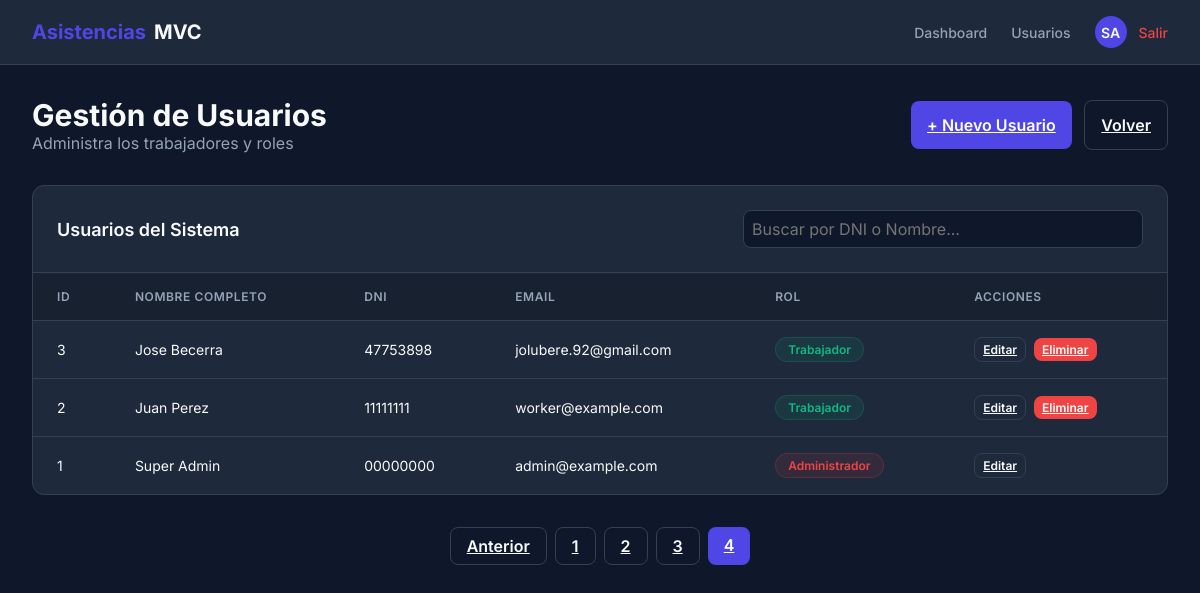
The page /admin/users?page=4 (signed in) on the database its author committed.
### tables this page shows
CREATE TABLE `users` (
  `id` int(11) NOT NULL,
  `role_id` int(11) NOT NULL,
  `dni` varchar(20) NOT NULL,
  `first_name` varchar(100) NOT NULL,
  `last_name` varchar(100) NOT NULL,
  `email` varchar(100) NOT NULL,
  `password` varchar(255) NOT NULL,
  `created_at` timestamp NOT NULL DEFAULT current_timestamp(),
  `updated_at` timestamp NOT NULL DEFAULT current_timestamp() ON UPDATE current_timestamp()
);

CREATE TABLE `roles` (
  `id` int(11) NOT NULL,
  `name` varchar(50) NOT NULL,
  `description` varchar(255) DEFAULT NULL
);

### system/bootstrap.php (called while the page is built, shortened)
<?php
spl_autoload_register(function ($class) {
    $prefix = '';
    $base_dir = '';
    if (strpos($class, 'App\\') === 0) {
        $prefix = 'App\\';
        $base_dir = APPPATH;
    } elseif (strpos($class, 'System\\') === 0) {
        $prefix = 'System\\';
        $base_dir = SYSTEMPATH;
    }
    if ($prefix !== '') {
        $len = strlen($prefix);
        $relative_class = substr($class, $len);
        $file = $base_dir . str_replace('\\', '/', $relative_class) . '.php';
    }
});
$router = new \System\Router\Router();
$url = isset($_GET['url']) ? rtrim($_GET['url'], '/') : '/';
$router->dispatch($url);

### app/Controllers/Admin.php (called while the page is built, shortened)
<?php
class Admin extends Controller {
    public function users() {
        $model = new User();
        $limit = 10;
        $page = isset($_GET['page']) && is_numeric($_GET['page']) ? (int)$_GET['page'] : 1;
        $offset = ($page - 1) * $limit;
        $search = isset($_GET['search']) ? trim($_GET['search']) : '';
        $totalUsers = $model->countAllUsers($search);
        $totalPages = ceil($totalUsers / $limit);
        $users = $model->getPaginatedUsers($limit, $offset, $search);
        $this->view('admin/users', [
            'users' => $users,
            'currentPage' => $page,
            'totalPages' => $totalPages,
            'search' => $search
        ]);
    }
}

### public/index.php (called while the page is built, shortened)
<?php
require_once SYSTEMPATH . 'bootstrap.php';

### system/Core/Model.php (called while the page is built, shortened)
<?php
class Model {
    public function __construct() {
        $config = new Database();
        try {
            $dsn = "mysql:host={$config->host};dbname={$config->dbname};charset=utf8mb4";
            $this->db = new PDO($dsn, $config->username, $config->password, [
                PDO::ATTR_ERRMODE => PDO::ERRMODE_EXCEPTION,
                PDO::ATTR_DEFAULT_FETCH_MODE => PDO::FETCH_ASSOC,
                PDO::ATTR_EMULATE_PREPARES => false,
            ]);
        } catch (PDOException $e) {
            die("Database connection failed: " . $e->getMessage());
        }
    }
}

### app/Models/User.php (called while the page is built, shortened)
<?php
class User extends Model {
    public function countAllUsers($search = '') {
        if ($search) {
            $stmt = $this->db->prepare("SELECT COUNT(*) FROM users WHERE dni LIKE ? OR first_name LIKE ? OR last_name LIKE ?");
            $searchTerm = "%$search%";
            $stmt->execute([$searchTerm, $searchTerm, $searchTerm]);
            return $stmt->fetchColumn();
        } else {
            $stmt = $this->db->query("SELECT COUNT(*) FROM users");
            return $stmt->fetchColumn();
        }
    }
    public function getPaginatedUsers($limit, $offset, $search = '') {
        if ($search) {
            $stmt = $this->db->prepare("SELECT u.*, r.name as role_name FROM users u JOIN roles r ON u.role_id = r.id WHERE u.dni LIKE ? OR u.first_name LIKE ? OR u.last_name LIKE ? ORDER BY u.id DESC LIMIT ? OFFSET ?");
            $searchTerm = "%$search%";
            $stmt->bindValue(1, $searchTerm, \PDO::PARAM_STR);
            $stmt->bindValue(2, $searchTerm, \PDO::PARAM_STR);
            $stmt->bindValue(3, $searchTerm, \PDO::PARAM_STR);
            $stmt->bindValue(4, $limit, \PDO::PARAM_INT);
            $stmt->bindValue(5, $offset, \PDO::PARAM_INT);
            $stmt->execute();
            return $stmt->fetchAll();
        } else {
            $stmt = $this->db->prepare("SELECT u.*, r.name as role_name FROM users u JOIN roles r ON u.role_id = r.id ORDER BY u.id DESC LIMIT ? OFFSET ?");
            $stmt->bindValue(1, $limit, \PDO::PARAM_INT);
            $stmt->bindValue(2, $offset, \PDO::PARAM_INT);
            $stmt->execute();
            return $stmt->fetchAll();
        }
    }
}

### app/Views/admin/users.php (the view, shortened to what this page needs)
<!DOCTYPE html>
<html lang="es">
<head>
    <link rel="stylesheet" href="<?= BASE_URL ?>public/css/style.css">
</head>
<body>
    <?php include APPPATH . 'Views/partials/navbar.php'; ?>
    <div class="container">
        <div class="page-header">
            <div>
                <h1 class="page-title">Gestión de Usuarios</h1>
                <p style="color: var(--text-muted);">Administra los trabajadores y roles</p>
            </div>
            <div>
                <a href="<?= BASE_URL ?>admin/users/create" class="btn btn-primary" style="width: auto; margin-right: 0.5rem;">+ Nuevo Usuario</a>
                <a href="<?= BASE_URL ?>admin/dashboard" class="btn btn-outline" style="width: auto;">Volver</a>
            </div>
        </div>
        <div class="table-container">
            <div class="card-header" style="display: flex; justify-content: space-between; align-items: center; flex-wrap: wrap; gap: 1rem;">
                <h3 style="margin: 0;">Usuarios del Sistema</h3>
                <form action="<?= BASE_URL ?>admin/users" method="GET" style="display: flex; gap: 0.5rem; max-width: 400px; width: 100%;">
                    <input type="text" name="search" class="form-control" placeholder="Buscar por DNI o Nombre..." value="<?= htmlspecialchars($search) ?>" style="padding: 0.5rem; margin: 0;">
                </form>
            </div>
            <table>
                <thead>
                    <tr>
                        <th>ID</th>
                        <th>Nombre Completo</th>
                        <th>DNI</th>
                        <th>Email</th>
                        <th>Rol</th>
                        <th>Acciones</th>
                    </tr>
                </thead>
                <tbody>
                    <?php foreach ($users as $user): ?>
                    <tr>
                        <td><?= $user['id'] ?></td>
                        <td><?= htmlspecialchars($user['first_name'] . ' ' . $user['last_name']) ?></td>
                        <td><?= htmlspecialchars($user['dni']) ?></td>
                        <td><?= htmlspecialchars($user['email']) ?></td>
                        <td>
                            <?php if ($user['role_id'] == 1): ?>
                                <span class="badge badge-danger"><?= htmlspecialchars($user['role_name']) ?></span>
                            <?php else: ?>
                                <span class="badge badge-success"><?= htmlspecialchars($user['role_name']) ?></span>
                            <?php endif; ?>
                        </td>
                        <td>
                            <a href="<?= BASE_URL ?>admin/users/edit/<?= $user['id'] ?>" class="btn btn-outline" style="padding: 0.25rem 0.5rem; font-size: 0.75rem; width: auto; margin-right: 0.25rem;">Editar</a>
                            <?php if ($user['id'] != $_SESSION['user_id']): ?>
                                <a href="<?= BASE_URL ?>admin/users/delete/<?= $user['id'] ?>?csrf_token=<?= $_SESSION['csrf_token'] ?>" class="btn btn-danger" style="padding: 0.25rem 0.5rem; font-size: 0.75rem; width: auto;" onclick="return confirm('¿Eliminar usuario?');">Eliminar</a>
                            <?php endif; ?>
                        </td>
                    </tr>
                    <?php endforeach; ?>
                </tbody>
            </table>
        </div>
        <?php if ($totalPages > 1): ?>
        <?php $searchQuery = !empty($search) ? '&search=' . urlencode($search) : ''; ?>
        <div class="pagination-container" style="display: flex; justify-content: center; gap: 0.5rem; margin-top: 2rem;">
            <?php if ($currentPage > 1): ?>
                <a href="<?= BASE_URL ?>admin/users?page=<?= $currentPage - 1 ?><?= $searchQuery ?>" class="btn btn-outline" style="width: auto; padding: 0.5rem 1rem;">Anterior</a>
            <?php endif; ?>
            <?php for ($i = 1; $i <= $totalPages; $i++): ?>
                <a href="<?= BASE_URL ?>admin/users?page=<?= $i ?><?= $searchQuery ?>" class="btn <?= $i === $currentPage ? 'btn-primary' : 'btn-outline' ?>" style="width: auto; padding: 0.5rem 1rem;"><?= $i ?></a>
            <?php endfor; ?>
        </div>
        <?php endif; ?>
    </div>
    <?php include APPPATH . 'Views/partials/footer.php'; ?>

### system/Router/Router.php (shortened to what this page needs)
<?php
class Router {
    private $routes = [];
    public function add($route, $params) {
        $this->routes[$route] = $params;
    }
    public function dispatch($url) {
        foreach ($this->routes as $route => $params) {
            $routePattern = preg_replace('/\//', '\\/', $route);
            $routePattern = preg_replace('/\{([a-z]+)\}/', '(?P<\1>[a-z0-9-]+)', $routePattern);
            $routePattern = '/^' . $routePattern . '$/i';
            if (preg_match($routePattern, $url, $matches)) {
                $controller = "App\\Controllers\\" . $params['controller'];
                $method = $params['method'];
                if (class_exists($controller)) {
                    $controller_object = new $controller();
                    if (is_callable([$controller_object, $method])) {
                        $args = [];
                        call_user_func_array([$controller_object, $method], $args);
                    } else {
                        echo "Method $method not found in controller $controller";
                    }
                } else {
                    echo "Controller class $controller not found";
                }
                break;
            }
        }
    }
}

### public/css/style.css (style rules this page uses)
:root { --primary: #4f46e5; --primary-hover: #4338ca; --bg-dark: #0f172a; --bg-card: #1e293b; --text-main: #f8fafc; --text-muted: #94a3b8; --success: #10b981; --danger: #ef4444; --border: #334155; }
* { margin: 0; padding: 0; box-sizing: border-box; font-family: 'Inter', system-ui, -apple-system, sans-serif; }
body { background-color: var(--bg-dark); color: var(--text-main); display: flex; flex-direction: column; min-height: 100vh; }
.form-control { width: 100%; padding: 0.75rem 1rem; border-radius: 8px; background-color: var(--bg-dark); border: 1px solid var(--border); color: var(--text-main); font-size: 1rem; transition: all 0.3s ease; }
.btn { display: inline-block; width: 100%; padding: 0.875rem 1rem; border-radius: 8px; font-weight: 600; text-align: center; cursor: pointer; transition: all 0.3s ease; border: none; font-size: 1rem; }
.btn-primary { background-color: var(--primary); color: white; }
.btn-danger { background-color: var(--danger); color: white; }
.btn-outline { background-color: transparent; border: 1px solid var(--border); color: var(--text-main); }
.container { max-width: 1200px; margin: 0 auto; padding: 2rem; width: 100%; }
.page-header { display: flex; justify-content: space-between; align-items: center; margin-bottom: 2rem; }
.page-title { font-size: 1.875rem; font-weight: 700; }
.table-container { width: 100%; overflow-x: auto; background-color: var(--bg-card); border-radius: 12px; border: 1px solid var(--border); }
table { width: 100%; border-collapse: collapse; }
th, td { padding: 1rem 1.5rem; text-align: left; border-bottom: 1px solid var(--border); }
th { background-color: rgba(0, 0, 0, 0.2); font-size: 0.75rem; text-transform: uppercase; letter-spacing: 0.05em; color: var(--text-muted); font-weight: 600; }
td { font-size: 0.875rem; }
tr:last-child td { border-bottom: none; }
.badge { padding: 0.25rem 0.75rem; border-radius: 9999px; font-size: 0.75rem; font-weight: 600; display: inline-block; }
.badge-success { background: rgba(16, 185, 129, 0.1); color: var(--success); border: 1px solid rgba(16, 185, 129, 0.2); }
.badge-danger { background: rgba(239, 68, 68, 0.1); color: var(--danger); border: 1px solid rgba(239, 68, 68, 0.2); }
.card-header { padding: 1.5rem; border-bottom: 1px solid var(--border); display: flex; justify-content: space-between; align-items: center; }
.card-header h3 { font-size: 1.125rem; font-weight: 600; }

### rows shown on the page
users: id "3", first_name+last_name "Jose Becerra", dni "47753898", email "jolubere.92@gmail.com", role.name "Trabajador"
users: id "2", first_name+last_name "Juan Perez", dni "11111111", email "worker@example.com", role.name "Trabajador"
users: id "1", first_name+last_name "Super Admin", dni "00000000", email "admin@example.com", role.name "Administrador"
